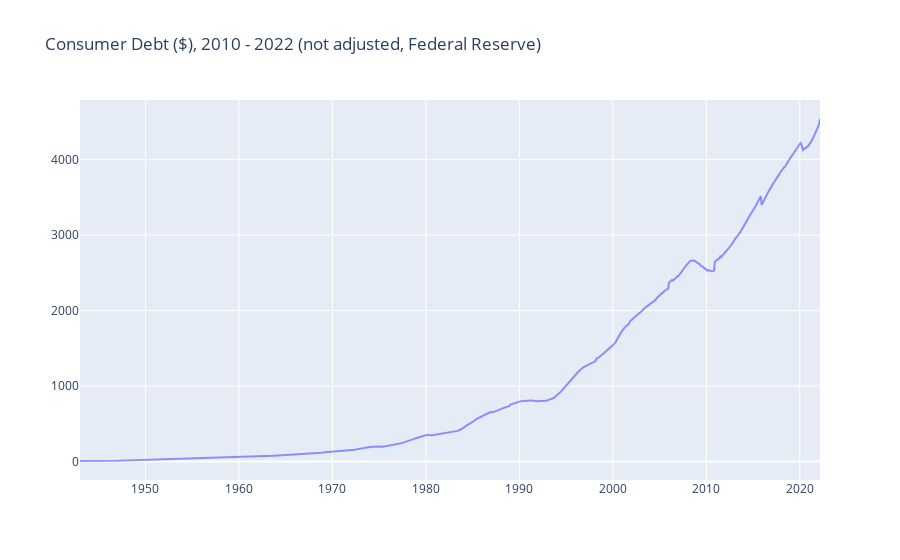

The cell this chart's notebook holds for it:
### Code cell
debt2 = debt.loc['2010-01-01':]
debt_plot = plot_traces(debt, 'debt', 'Consumer Debt ($), 2010 - 2022 (not adjusted, Federal Reserve)')

### Figure 1 — Plotly figure (JSON) as saved in the notebook; plotly's stock layout.template omitted (floating-point values rounded to 4 significant figures; data arrays with more than 128 entries replaced by an {"elided": "..."} marker saying what was removed)
{"data": [{"line": {"color": "blue"}, "name": "debttrace", "opacity": 0.4, "type": "scatter", "x": {"elided": "951 str values"}, "y": {"elided": "951 float values"}}], "layout": {"title": {"text": "Consumer Debt ($), 2010 - 2022 (not adjusted, Federal Reserve)"}}}
